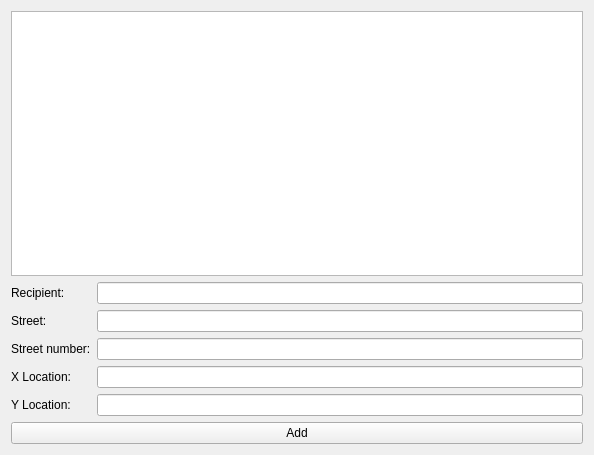
<?xml version="1.0" encoding="UTF-8"?>
<ui version="4.0">
 <class>courier_company_window</class>
 <widget class="QWidget" name="courier_company_window">
  <property name="geometry">
   <rect>
    <x>0</x>
    <y>0</y>
    <width>594</width>
    <height>455</height>
   </rect>
  </property>
  <property name="windowTitle">
   <string>Form</string>
  </property>
  <layout class="QVBoxLayout" name="verticalLayout_2">
   <item>
    <widget class="QListWidget" name="packagesListWidget"/>
   </item>
   <item>
    <layout class="QVBoxLayout" name="verticalLayout">
     <item>
      <layout class="QFormLayout" name="formLayout">
       <item row="0" column="0">
        <widget class="QLabel" name="recipientLabel">
         <property name="text">
          <string>Recipient:</string>
         </property>
        </widget>
       </item>
       <item row="0" column="1">
        <widget class="QLineEdit" name="recipientLineEdit"/>
       </item>
       <item row="1" column="0">
        <widget class="QLabel" name="streetLabel">
         <property name="text">
          <string>Street:</string>
         </property>
        </widget>
       </item>
       <item row="1" column="1">
        <widget class="QLineEdit" name="streetLineEdit"/>
       </item>
       <item row="2" column="0">
        <widget class="QLabel" name="streetNrLabel">
         <property name="text">
          <string>Street number:</string>
         </property>
        </widget>
       </item>
       <item row="2" column="1">
        <widget class="QLineEdit" name="streetNrLineEdit"/>
       </item>
       <item row="3" column="0">
        <widget class="QLabel" name="xLocLabel">
         <property name="text">
          <string>X Location:</string>
         </property>
        </widget>
       </item>
       <item row="3" column="1">
        <widget class="QLineEdit" name="xLocLineEdit"/>
       </item>
       <item row="4" column="0">
        <widget class="QLabel" name="yLocLabel">
         <property name="text">
          <string>Y Location:</string>
         </property>
        </widget>
       </item>
       <item row="4" column="1">
        <widget class="QLineEdit" name="yLocLineEdit"/>
       </item>
      </layout>
     </item>
     <item>
      <widget class="QPushButton" name="addPushButton">
       <property name="text">
        <string>Add</string>
       </property>
      </widget>
     </item>
    </layout>
   </item>
  </layout>
 </widget>
 <resources/>
 <connections/>
</ui>
